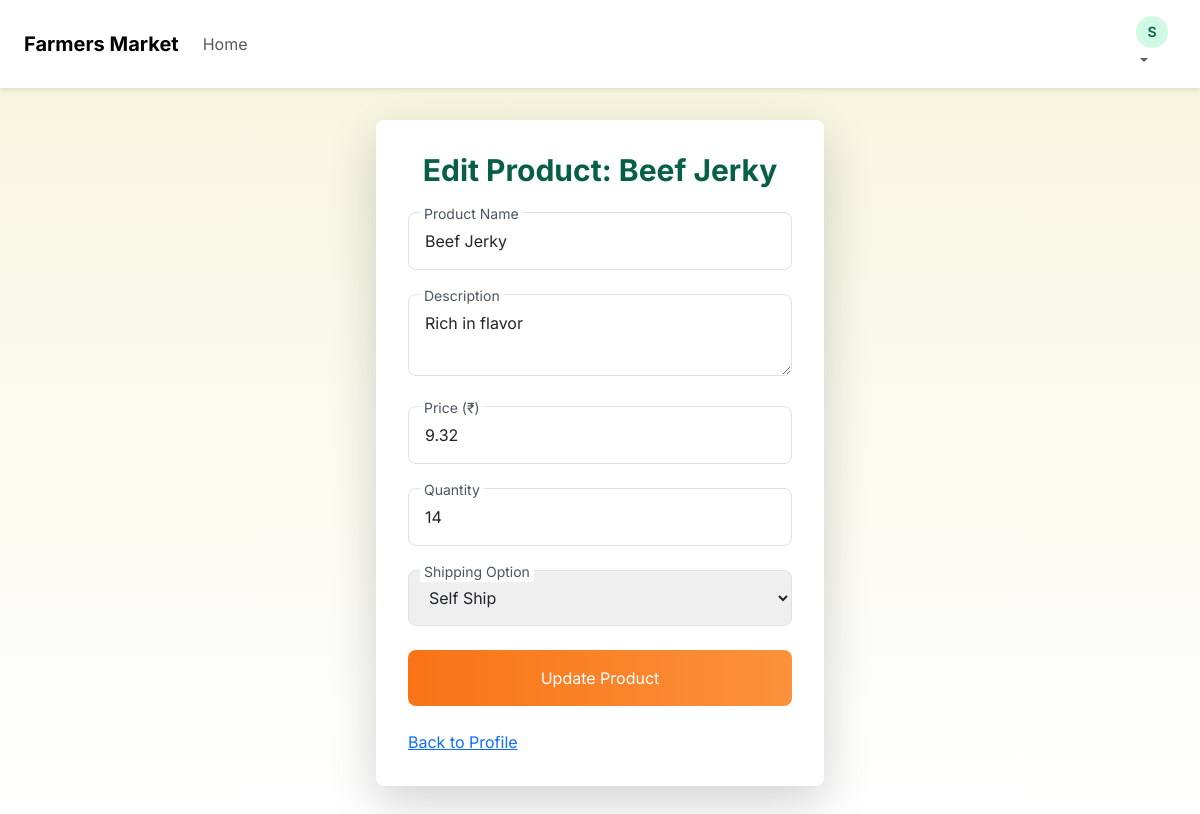
Page /product/8 (signed in) on the committed database.
### app.py (models this page shows, shortened)
class Farmer(db.Model, UserMixin):
    id = db.Column(db.Integer, primary_key=True)
    name = db.Column(db.String(100), nullable=False)
    email = db.Column(db.String(120), unique=True, nullable=False)
    password_hash = db.Column(db.String(128), nullable=False)
    phone = db.Column(db.String(20))
    address = db.Column(db.String(200))
    products = db.relationship('Product', backref='farmer', lazy=True)

class Product(db.Model):
    id = db.Column(db.Integer, primary_key=True)
    name = db.Column(db.String(100), nullable=False)
    description = db.Column(db.Text)
    price = db.Column(db.Float, nullable=False)
    quantity = db.Column(db.Integer, nullable=False)
    farmer_id = db.Column(db.Integer, db.ForeignKey('farmer.id'), nullable=False)
    shipping_option = db.Column(db.String(50), nullable=False)

### app.py (the view, shortened to what this page needs)
@app.route('/product/<int:product_id>', methods=['GET', 'POST'])
@login_required
def product(product_id):
    try:
        product = Product.query.get_or_404(product_id)
        if product.farmer_id != current_user.id:
            flash('You can only edit your own products', 'error')
            return redirect(url_for('profile', farmer_id=current_user.id))
        return render_template('product.html', product=product)
    except Exception as e:
        logger.error(f"Error processing product {product_id}: {e}")
        db.session.rollback()
        flash('An error occurred, please try again', 'error')
        return render_template('product.html', product=product)

### app.py (called while the page is built)
@login_manager.user_loader
def load_user(user_id):
    return Farmer.query.get(int(user_id))

### templates/product.html (shortened to what this page needs)
{% extends 'base.html' %}
{% block content %}
<div class="max-w-md mx-auto bg-white p-8 rounded-lg shadow-lg">
    <h2 class="text-3xl font-bold text-green-800 mb-6 text-center">Edit Product: {{ product.name }}</h2>
    <form method="POST" action="{{ url_for('product', product_id=product.id) }}" class="space-y-6">
        <div class="relative">
            <input type="text" id="name" name="name" value="{{ product.name }}" required class="w-full p-3 border border-gray-300 rounded-lg focus:outline-none focus:border-orange-500">
            <label for="name" class="absolute -top-2 left-3 bg-white px-1 text-sm text-gray-600">Product Name</label>
        </div>
        <div class="relative">
            <textarea id="description" name="description" class="w-full p-3 border border-gray-300 rounded-lg focus:outline-none focus:border-orange-500">{{ product.description or '' }}</textarea>
            <label for="description" class="absolute -top-2 left-3 bg-white px-1 text-sm text-gray-600">Description</label>
        </div>
        <div class="relative">
            <input type="number" id="price" name="price" value="{{ product.price }}" required step="0.01" min="0" class="w-full p-3 border border-gray-300 rounded-lg focus:outline-none focus:border-orange-500">
            <label for="price" class="absolute -top-2 left-3 bg-white px-1 text-sm text-gray-600">Price (₹)</label>
        </div>
        <div class="relative">
            <input type="number" id="quantity" name="quantity" value="{{ product.quantity }}" required min="0" class="w-full p-3 border border-gray-300 rounded-lg focus:outline-none focus:border-orange-500">
            <label for="quantity" class="absolute -top-2 left-3 bg-white px-1 text-sm text-gray-600">Quantity</label>
        </div>
        <div class="relative">
            <select id="shipping_option" name="shipping_option" required class="w-full p-3 border border-gray-300 rounded-lg focus:outline-none focus:border-orange-500">
                <option value="Self Ship" {% if product.shipping_option == 'Self Ship' %}selected{% endif %}>Self Ship</option>
            </select>
            <label for="shipping_option" class="absolute -top-2 left-3 bg-white px-1 text-sm text-gray-600">Shipping Option</label>
        </div>
        <button type="submit" class="btn-primary w-full p-3 rounded-lg text-white">Update Product</button>
    </form>
    <a href="{{ url_for('profile', farmer_id=current_user.id) }}" class="mt-4 inline-block text-orange-500 hover:underline">Back to Profile</a>
</div>
{% endblock %}

### templates/base.html (shortened to what this page needs)
<!DOCTYPE html>
<html lang="en">
<head>
    <link href="https://cdn.jsdelivr.net/npm/tailwindcss@2.2.19/dist/tailwind.min.css" rel="stylesheet">
    <link href="https://cdn.jsdelivr.net/npm/bootstrap@5.3.3/dist/css/bootstrap.min.css" rel="stylesheet">
</head>
<body>
    <nav class="navbar navbar-expand-lg">
        <div class="container-fluid mx-auto max-w-7xl px-4">
            <a class="navbar-brand text-2xl font-bold text-green-800" href="{{ url_for('index') }}">Farmers Market</a>
            <div class="collapse navbar-collapse" id="navbarNav">
                <ul class="navbar-nav me-auto">
                    <li class="nav-item">
                        <a class="nav-link text-gray-700" href="{{ url_for('index') }}">Home</a>
                    </li>
                </ul>
                <ul class="navbar-nav ms-auto">
                    {% if current_user.is_authenticated %}
                        <li class="nav-item dropdown">
                            <a class="nav-link dropdown-toggle text-gray-700" href="#" role="button" data-bs-toggle="dropdown" aria-expanded="false">
                                <span class="rounded-full bg-green-100 w-8 h-8 flex items-center justify-center text-sm font-semibold text-green-800">{{ current_user.name[0] }}</span>
                            </a>
                        </li>
                    {% endif %}
                </ul>
            </div>
        </div>
    </nav>
    <main class="container mx-auto max-w-7xl px-4 py-8">
        {% block content %}{% endblock %}
    </main>
</body>
</html>

### templates/base.html (style rules this page uses)
body { font-family: 'Inter', sans-serif; background: linear-gradient(to bottom, #F5F5DC, #FFFFFF); }
.navbar { background: #FFFFFF; box-shadow: 0 2px 4px rgba(0, 0, 0, 0.1); position: sticky; top: 0; z-index: 1000; }
.btn-primary { background: linear-gradient(to right, #F97316, #FB923C); border: none; border-radius: 0.5rem; transition: transform 0.2s, box-shadow 0.2s; }

### rows in the picture
Farmer: name "S"
Product: name "Beef Jerky", description "Rich in flavor", price "9.32", quantity "14", shipping_option "Self Ship"
